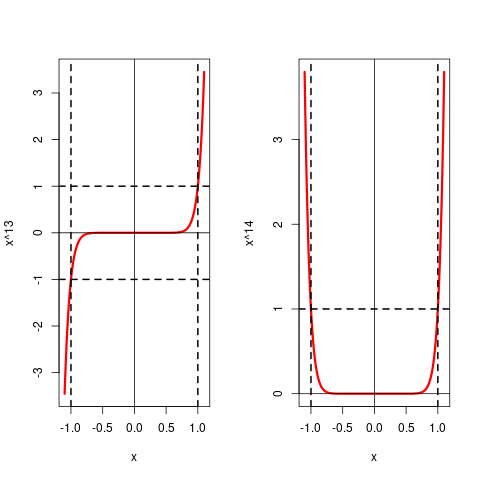

This figure's R source:
x = seq(-1.1,1.1,0.01)
png('powplot.png')
par(mfrow=c(1,2))
plot(x,x^13,ty='l',lwd=3,col='red')
abline(h=0,v=0)
abline(h=c(-1,1),v=c(-1,1),lwd=2,lty=2)

plot(x,x^14,ty='l',lwd=3,col='red')
abline(h=0,v=0)
abline(h=c(-1,1),v=c(-1,1),lwd=2,lty=2)
par(mfrow=c(1,1))
dev.off()
